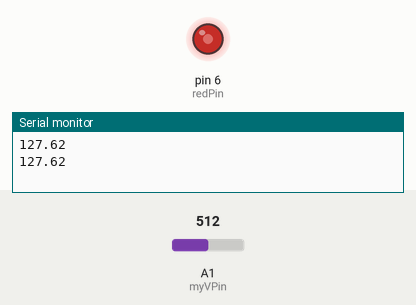
This sketch was run on a simulated Arduino Uno, built with avr-gcc and run on an emulated ATmega328P. Parts: output pins drawn as LEDs (lit = HIGH), the last lines printed to the serial monitor. Inputs (shaded band) come from the test bench; at power-on: A1 (myVPin) = 512.

Above: at 1.8 s.
1.9 s: A1 (myVPin) set to 716
At 3.0 s:
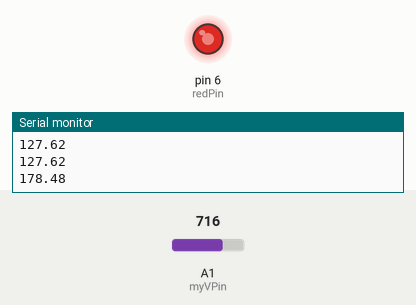
3.5 s: A1 (myVPin) set to 900
At 4.6 s:
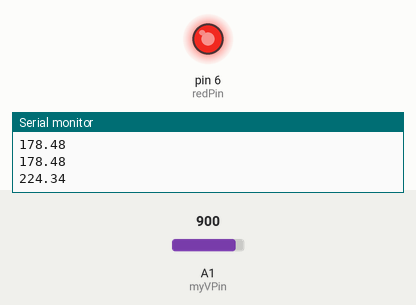
5.5 s: A1 (myVPin) set to 122
At 7.2 s:
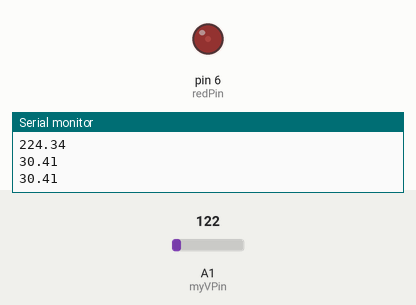
7.5 s: A1 (myVPin) set to 0
At 8.9 s:
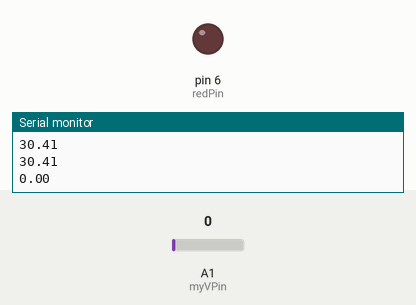
9.5 s: A1 (myVPin) set to 511
At 10.5 s:
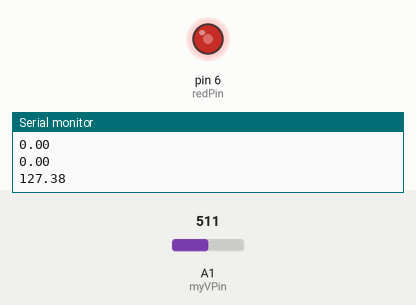
Timing chart, 0 to 12.5 s (numbered marks = the images above; inputs shaded):
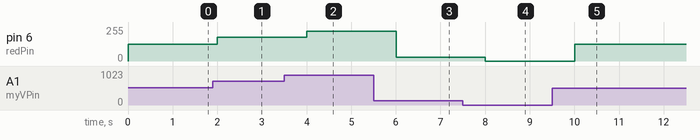

The sketch:

dimmableLED.ino
```cpp
int myVPin=A1;
int potVal;
float LEDVal;
int wait = 250;
int redPin = 6;
void setup() {
  // put your setup code here, to run once:
Serial.begin(115200);
pinMode(myVPin, INPUT);
pinMode(redPin, OUTPUT);
}

void loop() {
  // put your main code here, to run repeatedly:
potVal=analogRead(myVPin);
LEDVal = (255./1023.)*potVal;
analogWrite(redPin, LEDVal);
Serial.println(LEDVal);
delay(1000);
}
```

Measured:
- after the input at 1.9 s, pin 6 (redPin): 127/255 → 178/255 after 0.10 s
- after the input at 3.5 s, pin 6 (redPin): 178/255 → 224/255 after 0.50 s
- after the input at 5.5 s, pin 6 (redPin): 224/255 → 30/255 after 0.50 s
- after the input at 7.5 s, pin 6 (redPin): 30/255 → 0/255 after 0.51 s
- after the input at 9.5 s, pin 6 (redPin): 0/255 → 127/255 after 0.51 s
